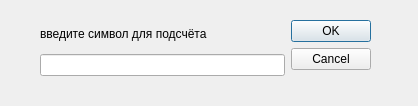
<?xml version="1.0" encoding="UTF-8"?>
<ui version="4.0">
 <class>Dialog</class>
 <widget class="QDialog" name="Dialog">
  <property name="geometry">
   <rect>
    <x>0</x>
    <y>0</y>
    <width>418</width>
    <height>106</height>
   </rect>
  </property>
  <property name="windowTitle">
   <string>Dialog</string>
  </property>
  <widget class="QWidget" name="layoutWidget">
   <property name="geometry">
    <rect>
     <x>40</x>
     <y>20</y>
     <width>331</width>
     <height>56</height>
    </rect>
   </property>
   <layout class="QGridLayout" name="gridLayout">
    <item row="0" column="0">
     <widget class="QLabel" name="label">
      <property name="text">
       <string>введите символ для подсчёта</string>
      </property>
     </widget>
    </item>
    <item row="0" column="1" rowspan="2">
     <widget class="QDialogButtonBox" name="buttonBox">
      <property name="orientation">
       <enum>Qt::Vertical</enum>
      </property>
      <property name="standardButtons">
       <set>QDialogButtonBox::Cancel|QDialogButtonBox::Ok</set>
      </property>
     </widget>
    </item>
    <item row="1" column="0">
     <widget class="QLineEdit" name="lineEdit"/>
    </item>
   </layout>
  </widget>
 </widget>
 <resources/>
 <connections>
  <connection>
   <sender>buttonBox</sender>
   <signal>accepted()</signal>
   <receiver>Dialog</receiver>
   <slot>accept()</slot>
   <hints>
    <hint type="sourcelabel">
     <x>248</x>
     <y>254</y>
    </hint>
    <hint type="destinationlabel">
     <x>157</x>
     <y>274</y>
    </hint>
   </hints>
  </connection>
  <connection>
   <sender>buttonBox</sender>
   <signal>rejected()</signal>
   <receiver>Dialog</receiver>
   <slot>reject()</slot>
   <hints>
    <hint type="sourcelabel">
     <x>316</x>
     <y>260</y>
    </hint>
    <hint type="destinationlabel">
     <x>286</x>
     <y>274</y>
    </hint>
   </hints>
  </connection>
 </connections>
</ui>
